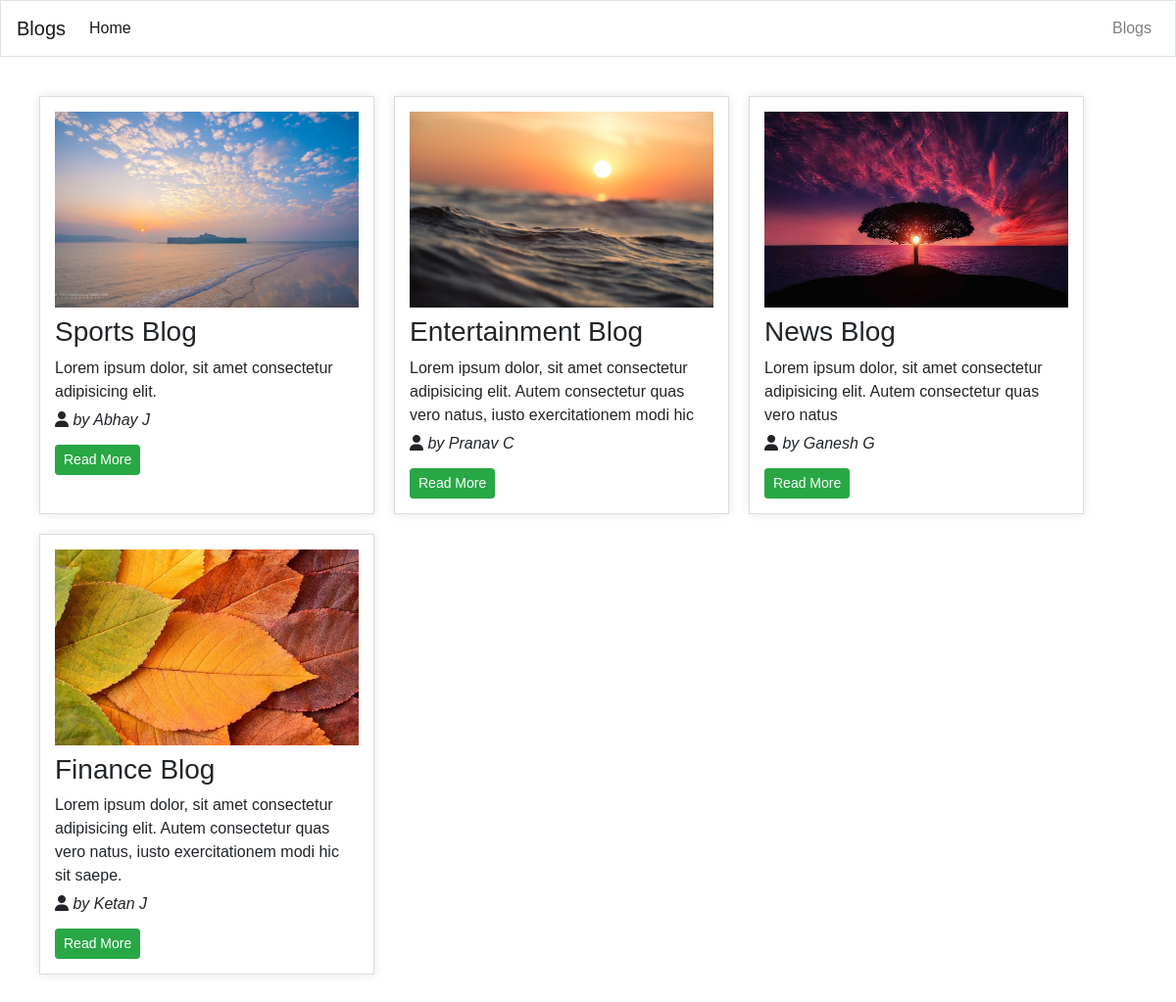
The page / on the database its author committed.
### tables this page shows
CREATE TABLE `blogs` (
  `id` int(11) NOT NULL,
  `title` varchar(255) NOT NULL,
  `short_content` text NOT NULL,
  `content` text NOT NULL,
  `author` varchar(100) NOT NULL,
  `category` varchar(100) NOT NULL,
  `image` varchar(255) DEFAULT NULL,
  `meta_title` varchar(255) DEFAULT NULL,
  `meta_keywords` text DEFAULT NULL,
  `meta_description` text DEFAULT NULL,
  `created_at` timestamp NOT NULL DEFAULT current_timestamp()
);

### application/controllers/Blog.php (called while the page is built, shortened)
<?php
class Blog extends CI_Controller
{
	public function __construct()
	{
		$this->load->model('Blog_model');
	}
	public function index()
	{
		$data['blogs'] = $this->Blog_model->get_all_blogs();
		if ($this->input->is_ajax_request()) {
			$this->load->view('blog/index', $data);
		} else {
			$this->load->view('templates/header');
			$this->load->view('blog/index', $data);
			$this->load->view('templates/footer');
		}
	}
}
?>

### index.php (called while the page is built, shortened)
<?php
require_once BASEPATH.'core/CodeIgniter.php';

### application/models/Blog_model.php (called while the page is built, shortened)
<?php
class Blog_model extends CI_Model
{
    public function get_all_blogs()
    {
        $query = $this->db->get('blogs');
        return $query->result_array();
    }
}
?>

### application/views/blog/index.php (the view)
<div class="container">
    <div class="grid">
        <?php foreach ($blogs as $blog): ?>
            <div class="grid-item">
                <?php if($blog['image']) { ?>
                    <img src="<?= base_url('uploads/' . $blog['image']) ?>" alt="<?= $blog['title'] ?>">
                <?php } else { ?>
                    <img src="<?= base_url('uploads/no-image-found.png') ?>" alt="<?= $blog['title'] ?>">
                <?php } ?>
                <h3 class="mt-2"><?= $blog['title'] ?></h3>
                <p><?= $blog['short_content'] ?></p>
                <p><span class="fa fa-user"></span> <em>by <?= $blog['author'] ?></em></p>
                <a href="<?= base_url('blog/view/'.$blog['id']) ?>" class="read-more btn btn-success btn-sm mt-2">Read More</a>
            </div>
        <?php endforeach; ?>
    </div>
</div>

### application/views/templates/header.php (shortened to what this page needs)
<!DOCTYPE html>
<html>
<head>
    <link rel="stylesheet" href="https://maxcdn.bootstrapcdn.com/bootstrap/4.5.2/css/bootstrap.min.css">
    <link rel="stylesheet" type="text/css" href="<?= base_url('assets/css/style.css') ?>">
    <link rel="stylesheet" href="https://cdnjs.cloudflare.com/ajax/libs/font-awesome/6.5.2/css/all.min.css"/>
</head>
<nav class="navbar navbar-expand-lg navbar-light border">
  <a class="navbar-brand back-to-grid" href="<?= base_url(); ?>">Blogs</a>
  <ul class="navbar-nav mr-auto">
    <li class="nav-item active">
      <a href="javascript:void(0)" class="nav-link">Home</a>
    </li>
  </ul>
  <ul class="navbar-nav ml-auto">
    <li class="nav-item">
      <a href="<?= base_url('admin'); ?>" class="nav-link">Blogs</a>
    </li>
  </ul>
</nav>
<body>

### application/views/templates/footer.php (shortened to what this page needs)
</body>
</html>

### assets/css/style.css (style rules this page uses)
body { font-family: Arial, sans-serif; }
.container { width: 100%; margin: 0 auto; padding: 30px 0; }
.grid { display: flex; flex-wrap: wrap; }
p { margin-bottom: 5px; }
.grid-item { width: 30%; margin: 10px; border: 1px solid #ddd; padding: 15px; box-shadow: 0 0 10px rgba(0,0,0,0.1); }
.grid-item img { width: 100%; height: 200px; object-fit: cover; }

### rows shown on the page
blogs: image (picture), title "Sports Blog", short_content "Lorem ipsum dolor, sit amet consectetur adipisicing elit.", author "Abhay J"
blogs: image (picture), title "Entertainment Blog", short_content "Lorem ipsum dolor, sit amet consectetur adipisicing elit. Autem consectetur quas vero natus, iusto exercitationem modi hic", author "Pranav C"
blogs: image (picture), title "News Blog", short_content "Lorem ipsum dolor, sit amet consectetur adipisicing elit. Autem consectetur quas vero natus", author "Ganesh G"
blogs: image (picture), title "Finance Blog", short_content "Lorem ipsum dolor, sit amet consectetur adipisicing elit. Autem consectetur quas vero natus, iusto exercitationem modi hic sit saepe.", author "Ketan J"
